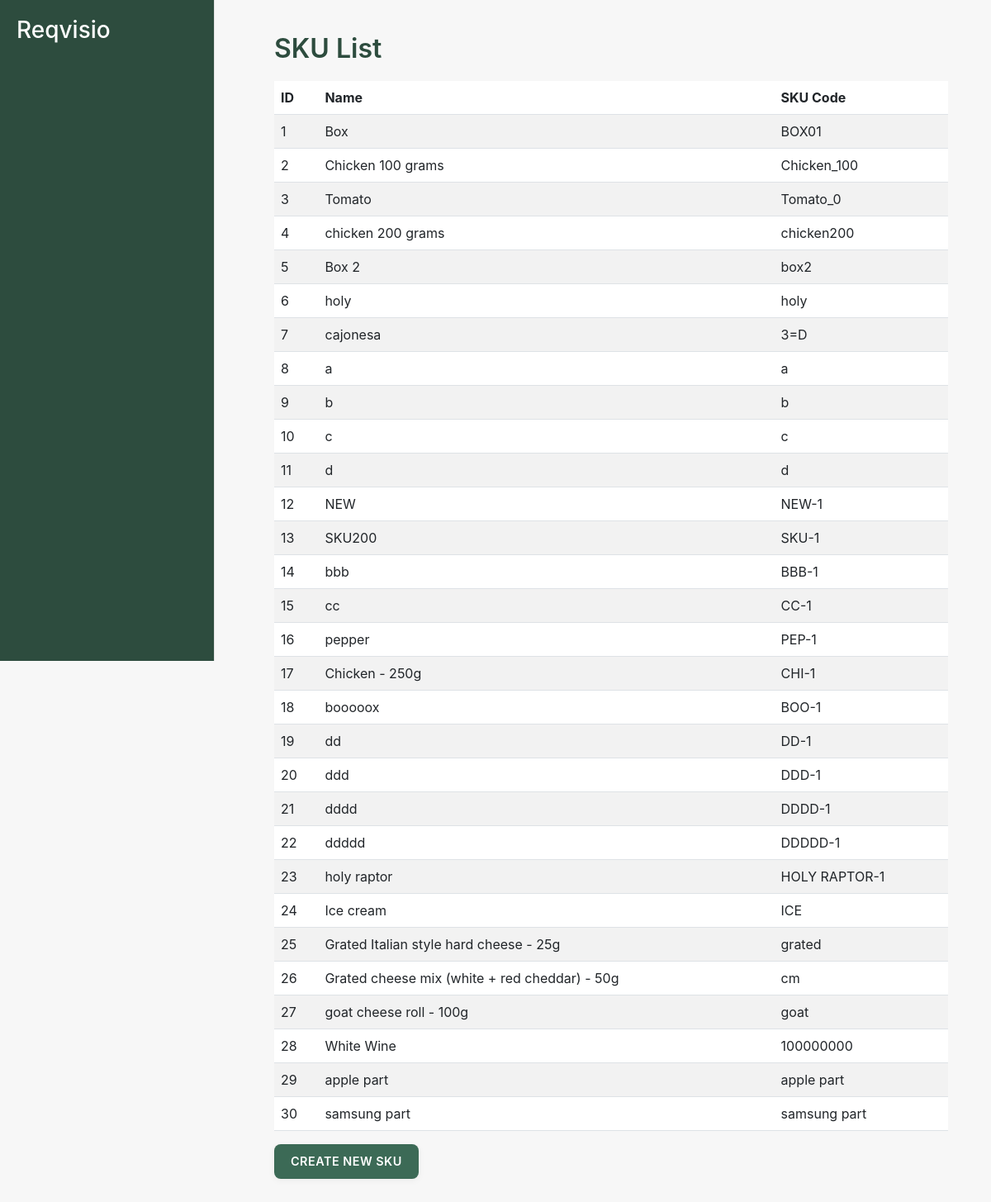
The page /procurement01/skus/ (signed in) on the database its author committed.
### procurement01/models.py (models this page shows, shortened)
class SKU(models.Model):
    name = models.CharField(max_length=100)
    sku_code = models.CharField(max_length=50, unique=True)
    company = models.ForeignKey(Company, on_delete=models.CASCADE)
    image_url = models.URLField(blank=True, null=True)  # Optional image URL

### procurement01/views.py (the view)
# urls.py: path('skus/', views.sku_list_view, name='sku_list'),
@login_required
def sku_list_view(request):
    skus = SKU.objects.all()
    return render(request, 'procurement01/sku_list.html', {'skus': skus})

### procurement01/templates/procurement01/sku_list.html (shortened to what this page needs)
{% extends 'procurement01/layout.html' %}
{% block content %}
<h2>SKU List</h2>
<table class="table table-striped" id="sku-table">
    <thead>
        <tr>
            <th>ID</th>
            <th>Name</th>
            <th>SKU Code</th>
        </tr>
    </thead>
    <tbody>
        {% for sku in skus %}
        <tr class="clickable-row" data-href="{% url 'sku_detail' sku.id %}">
            <td>{{ sku.id }}</td>
            <td>{{ sku.name }}</td>
            <td>{{ sku.sku_code }}</td>
        </tr>
        {% endfor %}
    </tbody>
</table>
<a href="{% url 'sku_create' %}" class="btn btn-primary">Create New SKU</a>
{% endblock %}

### procurement01/static/style.css (style rules this page uses)
body { font-family: -apple-system, BlinkMacSystemFont, "Segoe UI", Roboto, Helvetica, Arial, sans-serif; background-color: #f7f7f7; color: #333; display: flex; margin: 0; padding: 0; overflow-y: auto; }
h2 { color: #2d4c3e; font-weight: 600; margin-bottom: 20px; }
.btn { font-size: 0.9em; border-radius: 8px; padding: 10px 20px; font-weight: 600; text-transform: uppercase; letter-spacing: 0.5px; border: none; box-shadow: 0px 2px 8px rgba(0, 0, 0, 0.05); transition: background-color 0.3s; }
.btn-primary { background-color: #3c6a56; color: #ffffff; }
.btn-primary { background-color: #3c6a56; border: none; font-weight: 600; text-transform: uppercase; padding: 10px 20px; border-radius: 8px; transition: background-color 0.3s; }
.btn-primary { background-color: #3c6a56; border-color: #3c6a56; }
.table tbody tr { cursor: pointer; transition: background-color 0.2s ease; }

### rows shown on the page
SKU: id "1", name "Box", sku_code "BOX01"
SKU: id "2", name "Chicken 100 grams", sku_code "Chicken_100"
SKU: id "3", name "Tomato", sku_code "Tomato_0"
SKU: id "4", name "chicken 200 grams", sku_code "chicken200"
SKU: id "5", name "Box 2", sku_code "box2"
SKU: id "6", name "holy", sku_code "holy"
SKU: id "7", name "cajonesa", sku_code "3=D"
SKU: id "8", name "a", sku_code "a"
SKU: id "9", name "b", sku_code "b"
SKU: id "10", name "c", sku_code "c"
SKU: id "11", name "d", sku_code "d"
SKU: id "12", name "NEW", sku_code "NEW-1"
SKU: id "13", name "SKU200", sku_code "SKU-1"
SKU: id "14", name "bbb", sku_code "BBB-1"
SKU: id "15", name "cc", sku_code "CC-1"
SKU: id "16", name "pepper", sku_code "PEP-1"
SKU: id "17", name "Chicken - 250g", sku_code "CHI-1"
SKU: id "18", name "booooox", sku_code "BOO-1"
SKU: id "19", name "dd", sku_code "DD-1"
SKU: id "20", name "ddd", sku_code "DDD-1"
SKU: id "21", name "dddd", sku_code "DDDD-1"
SKU: id "22", name "ddddd", sku_code "DDDDD-1"
SKU: id "23", name "holy raptor", sku_code "HOLY RAPTOR-1"
SKU: id "24", name "Ice cream", sku_code "ICE"
SKU: id "25", name "Grated Italian style hard cheese - 25g", sku_code "grated"
SKU: id "26", name "Grated cheese mix (white + red cheddar) - 50g", sku_code "cm"
SKU: id "27", name "goat cheese roll - 100g", sku_code "goat"
SKU: id "28", name "White Wine", sku_code "100000000"
SKU: id "29", name "apple part", sku_code "apple part"
SKU: id "30", name "samsung part", sku_code "samsung part"
